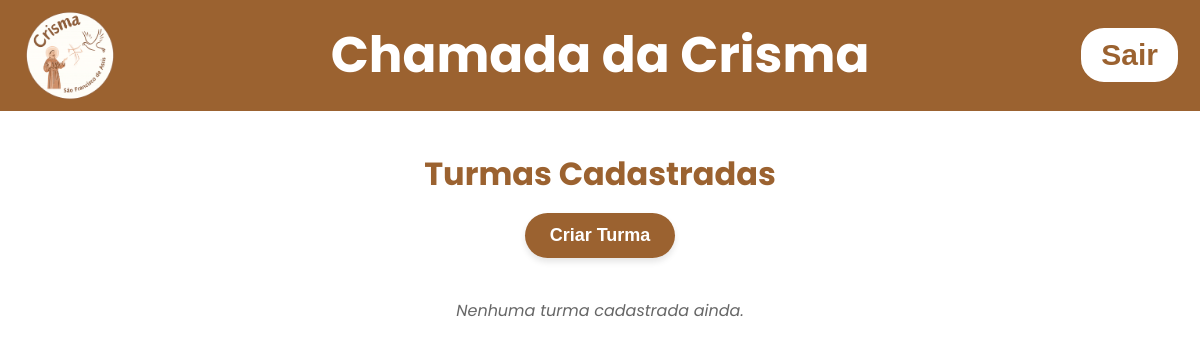
The app's page /listturmas (signed in), older data.
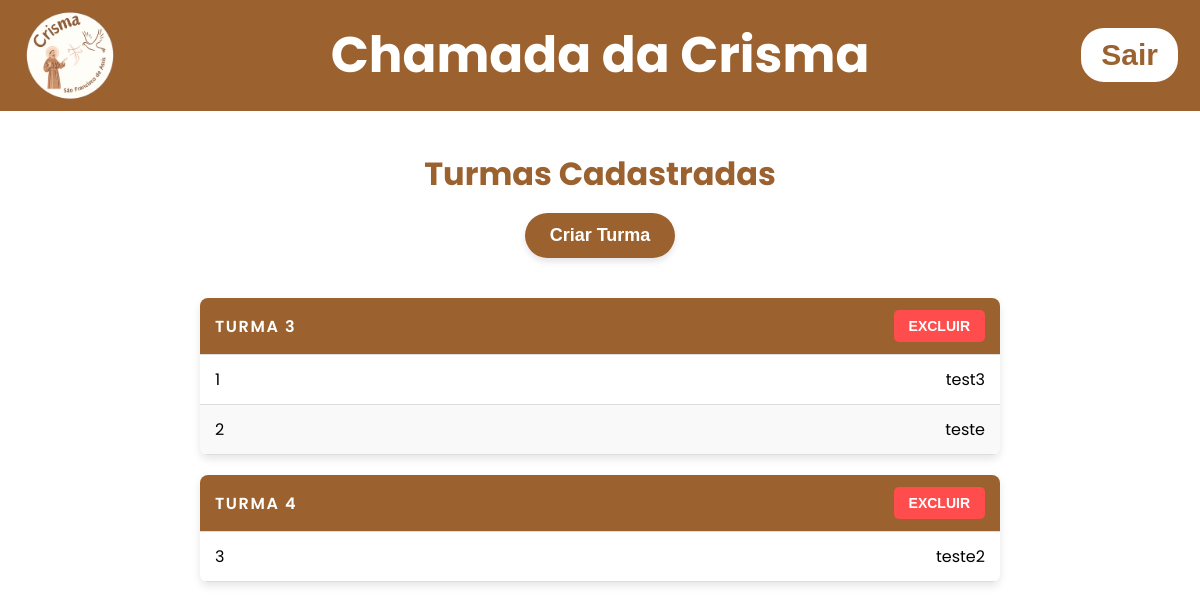
The same page, newer data.
### tables this page shows
CREATE TABLE turmas (
    id INTEGER PRIMARY KEY AUTOINCREMENT,
    turma_name TEXT NOT NULL UNIQUE                            
);

CREATE TABLE crismandos (
    id INTEGER PRIMARY KEY AUTOINCREMENT,
    name TEXT UNIQUE NOT NULL,
    turma_id INTEGER NOT NULL,    
    created_at TEXT DEFAULT CURRENT_TIMESTAMP,
    FOREIGN KEY (turma_id) REFERENCES turmas(id)    
);

### app.py (the view)
@app.get('/listturmas')
def list_turmas():
    if 'admin' not in session :
        return render_template('index.html')
    msg = request.args.get('msg')
    with get_conn() as conn:
        cur = conn.cursor()
        cur.execute("SELECT id, turma_name FROM turmas ORDER BY turma_name")
        turmas = cur.fetchall()
        cur.execute("SELECT id, name, turma_id FROM crismandos ORDER BY name")
        crismandos = cur.fetchall()
    return render_template('turmas.html', turmas=turmas, msgturmas=msg, crismandos = crismandos)

### app.py (called while the page is built)
def get_conn():
    conn = sqlite3.connect("data/dataBase.db")
    conn.row_factory = sqlite3.Row
    return conn

### templates/turmas.html (shortened to what this page needs)
<!DOCTYPE html>
<html lang="pt-br">
<head>
    <link
      rel="stylesheet"
      href="{{url_for('static', filename='css/styleconfigadmin.css')}}"
    />
    <link
      rel="stylesheet"
      href="{{url_for('static', filename='css/styleturmas.css')}}"
    />
</head>
<body>
<header>
      <div class="header-left">
        <img
          src="{{url_for('static', filename='images/logocrismamaior.png')}}"
          alt="Logo da crisma"
          class="logo"
        />
        <h1 class="title-center" onclick="window.location.href='/homepage'" >Chamada da Crisma</h1>
      </div>
      <form action="{{url_for('logout_user')}}" method="post">
        <button class="button-logout">Sair</button>
      </form>
    </header>
<main>
    <div class="container-principal">
            <h2>Turmas Cadastradas</h2>
            <button onclick="OpenModalTurmas()">Criar Turma</button>
            {% if turmas %}
{% for turma in turmas %}
    <table class="tabela-turmas">
        <thead>
            <tr>
                <th>{{turma.turma_name}}</th>
                <th>
                        <button type="button" onclick="OpenModalConfirmation()" id="openmodalconfirmation">EXCLUIR</button>
                </th>
            </tr>
        </thead>
        <tbody>
            {%for crismando in crismandos | sort(attribute='name')%}
                 {% if crismando.turma_id == turma.id %}
                 <tr>
                     <td>{{loop.index}}</td> <td>{{crismando.name}}</td> </tr>
                 {%endif%}
             {%endfor%}
        </tbody>
    </table>
{% endfor %}
            {% else %}
                <p>Nenhuma turma cadastrada ainda.</p>
            {% endif %}
</main>
</body>
</html>

Row changes from the older to the newer data that the page shows:
added turmas: turma_name "TURMA 3"
added crismandos: name "test3", shown under "TURMA 3"
added crismandos: name "teste", shown under "TURMA 3"
added turmas: turma_name "TURMA 4"
added crismandos: name "teste2", shown under "TURMA 4"
Text that changed along with them:
text no longer shown: "Nenhuma turma cadastrada ainda."
